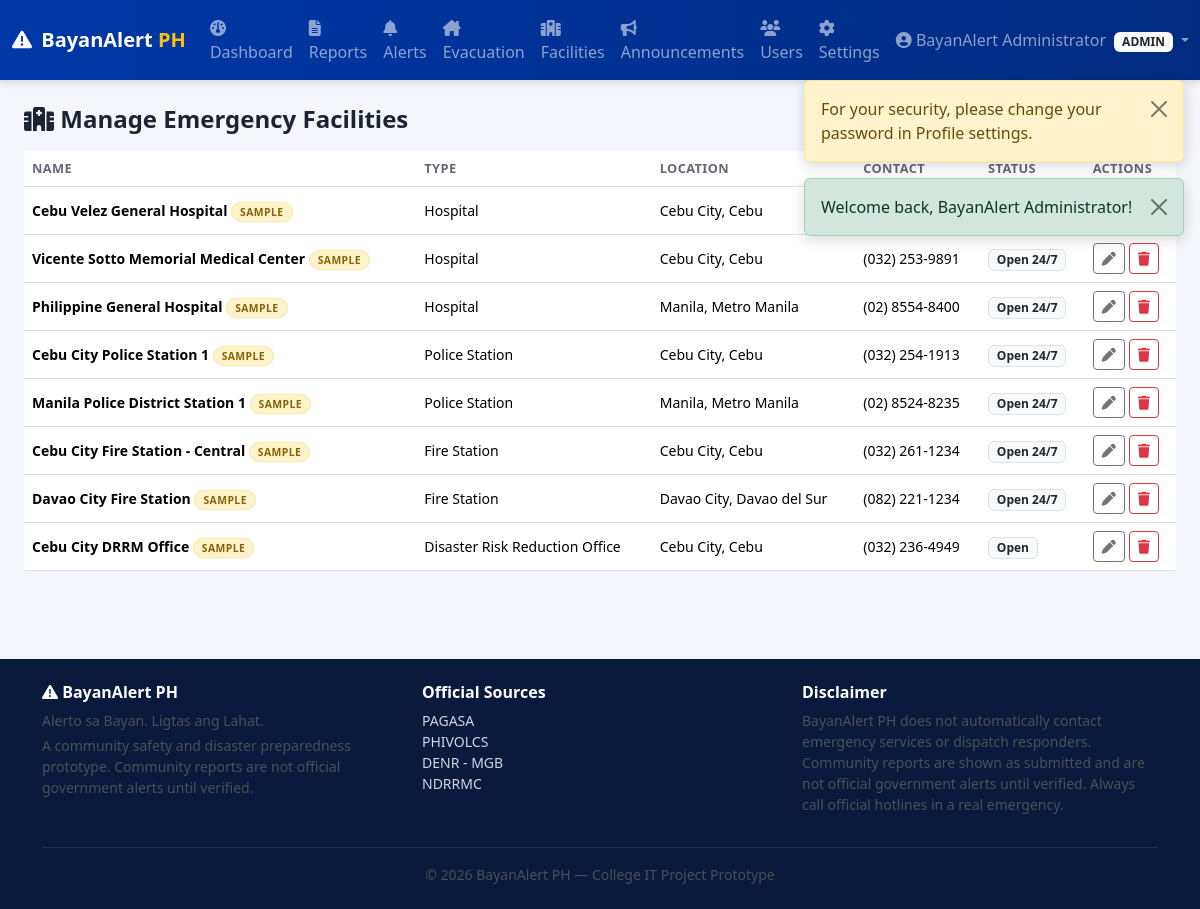
Screenshot of /admin/facilities.php (signed in) with the database file from the repository.
### tables this page shows
CREATE TABLE emergency_facilities (
    id INT UNSIGNED AUTO_INCREMENT PRIMARY KEY,
    name VARCHAR(200) NOT NULL,
    type ENUM('Hospital','Police Station','Fire Station','Ambulance Station','Disaster Risk Reduction Office','Emergency Shelter') NOT NULL,
    address VARCHAR(255) NOT NULL,
    province VARCHAR(100) DEFAULT NULL,
    city VARCHAR(100) DEFAULT NULL,
    contact_number VARCHAR(50) DEFAULT NULL,
    latitude DECIMAL(10,7) NOT NULL,
    longitude DECIMAL(10,7) NOT NULL,
    opening_status ENUM('Open 24/7','Open','Closed') NOT NULL DEFAULT 'Open 24/7',
    description TEXT DEFAULT NULL,
    is_sample TINYINT(1) NOT NULL DEFAULT 1,
    created_at DATETIME NOT NULL DEFAULT CURRENT_TIMESTAMP,
    updated_at DATETIME NOT NULL DEFAULT CURRENT_TIMESTAMP ON UPDATE CURRENT_TIMESTAMP,
    INDEX idx_facilities_type (type),
    INDEX idx_facilities_location (province, city)
);

### includes/functions.php (called while the page is built, shortened)
<?php
function e(?string $value): string
{
    return htmlspecialchars($value ?? '', ENT_QUOTES, 'UTF-8');
}

### admin/facilities.php (the view, shortened to what this page needs)
<?php
$db = getDB();
$facilities = $db->query('SELECT * FROM emergency_facilities ORDER BY type, city, name')->fetchAll();
require_once __DIR__ . '/../includes/header.php';
require_once __DIR__ . '/../includes/navbar.php';
?>
<div class="container-fluid py-4 px-4">
  <div class="d-flex justify-content-between align-items-center mb-3">
    <h4 class="fw-bold mb-0"><i class="fa-solid fa-hospital"></i> Manage Emergency Facilities</h4>
    <button class="btn btn-primary btn-sm" data-bs-toggle="modal" data-bs-target="#facModal" onclick="resetFacForm()"><i class="fa-solid fa-plus"></i> Add Facility</button>
  </div>
  <div class="table-responsive">
    <table class="table table-hover bg-white align-middle">
      <thead><tr><th>Name</th><th>Type</th><th>Location</th><th>Contact</th><th>Status</th><th>Actions</th></tr></thead>
      <tbody>
        <?php foreach ($facilities as $f): ?>
        <tr>
          <td class="small fw-semibold"><?= e($f['name']) ?><?= $f['is_sample'] ? ' <span class="sample-tag">Sample</span>' : '' ?></td>
          <td class="small"><?= e($f['type']) ?></td>
          <td class="small"><?= e($f['city']) ?>, <?= e($f['province']) ?></td>
          <td class="small"><?= e($f['contact_number']) ?></td>
          <td><span class="badge bg-light text-dark border"><?= e($f['opening_status']) ?></span></td>
          <td class="text-nowrap">
            <button class="btn btn-sm btn-outline-secondary" onclick='editFac(<?= json_encode($f) ?>)'><i class="fa-solid fa-pen"></i></button>
            <form method="POST" class="d-inline"><?= csrf_field() ?><input type="hidden" name="id" value="<?= (int)$f['id'] ?>">
              <button name="do" value="delete" class="btn btn-sm btn-outline-danger" onclick="return confirm('Delete this facility?')"><i class="fa-solid fa-trash"></i></button>
            </form>
          </td>
        </tr>
        <?php endforeach; ?>
      </tbody>
    </table>
  </div>
</div>
<?php require_once __DIR__ . '/../includes/footer.php'; ?>

### assets/css/style.css (style rules this page uses)
:root { --bayan-blue: #0038a8; --bayan-red: #ce1126; --bayan-yellow: #fcd116; --bayan-dark: #0a1a3c; }
body { font-family: 'Segoe UI', Roboto, -apple-system, sans-serif; background-color: #f4f6fb; color: #1c2333; }
.table thead th { font-size: .8rem; text-transform: uppercase; letter-spacing: .03em; color: #667; }
.sample-tag { font-size: .65rem; letter-spacing: .04em; text-transform: uppercase; background: #fff3cd; color: #856404; border: 1px solid #ffe69c; padding: 2px 8px; border-radius: 20px; }

### rows the page displays
emergency_facilities: name "Cebu Velez General Hospital", is_sample "SAMPLE", type "Hospital", city "Cebu City", province "Cebu"
emergency_facilities: name "Vicente Sotto Memorial Medical Center", is_sample "SAMPLE", type "Hospital", city "Cebu City", province "Cebu", contact_number "(032) 253-9891", opening_status "Open 24/7"
emergency_facilities: name "Philippine General Hospital", is_sample "SAMPLE", type "Hospital", city "Manila", province "Metro Manila", contact_number "(02) 8554-8400", opening_status "Open 24/7"
emergency_facilities: name "Cebu City Police Station 1", is_sample "SAMPLE", type "Police Station", city "Cebu City", province "Cebu", contact_number "(032) 254-1913", opening_status "Open 24/7"
emergency_facilities: name "Manila Police District Station 1", is_sample "SAMPLE", type "Police Station", city "Manila", province "Metro Manila", contact_number "(02) 8524-8235", opening_status "Open 24/7"
emergency_facilities: name "Cebu City Fire Station - Central", is_sample "SAMPLE", type "Fire Station", city "Cebu City", province "Cebu", contact_number "(032) 261-1234", opening_status "Open 24/7"
emergency_facilities: name "Davao City Fire Station", is_sample "SAMPLE", type "Fire Station", city "Davao City", province "Davao del Sur", contact_number "(082) 221-1234", opening_status "Open 24/7"
emergency_facilities: name "Cebu City DRRM Office", is_sample "SAMPLE", type "Disaster Risk Reduction Office", city "Cebu City", province "Cebu", contact_number "(032) 236-4949", opening_status "Open"

### other values shown
$f['message'] "For your security, please change your password in Profile settings."
$f['message'] "Welcome back, BayanAlert Administrator!"
$user['name'] "BayanAlert Administrator"
$role "ADMIN"
